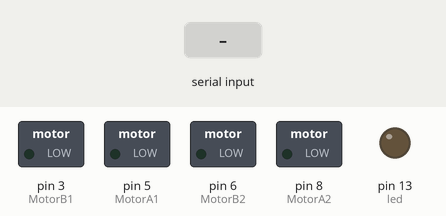
Recording of a sketch running on a simulated Arduino Uno, built with avr-gcc and run on an emulated ATmega328P. On the bench: switched loads named in the sketch (green lamp = pin HIGH), output pins drawn as LEDs (lit = HIGH). The test bench sets the inputs (shaded band).

Above: at 1.2 s.
1.3 s: "u" received over the second serial link
At 2.1 s:
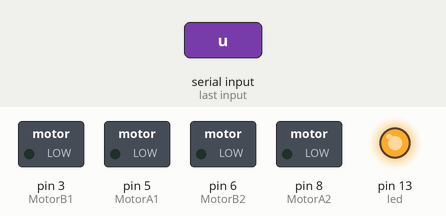
2.8 s: "0" received over the second serial link
At 3.3 s:
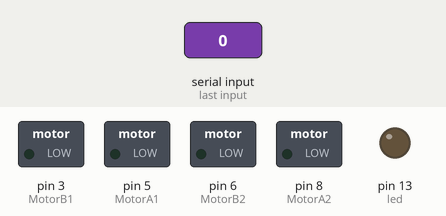
4.3 s: "d" received over the second serial link
At 5.7 s:
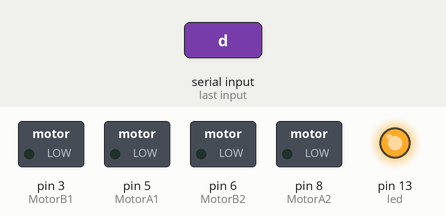
Timing chart, 0 to 7.3 s (numbered marks = the images above; inputs shaded):
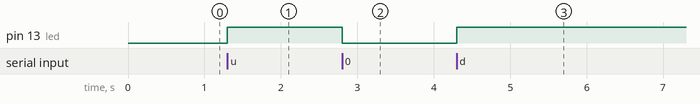

The sketch:

Remote_Template.ino
```cpp
#include <SoftwareSerial.h>
#include <Wire.h>
SoftwareSerial BTSerial(10,11);
byte cmd[128];
int cmd_len = 0;
int led = 13;
int MotorB1 = 3;
int MotorA1 = 5;
int MotorB2 = 6;
int MotorA2 = 8;

/* ▼▼▼▼▼ Finish your own functions below ▼▼▼▼▼ */

void btn_up(){
}

void btn_down(){
}

void btn_left(){
}

void btn_right(){
}

void btn_1(){
}

void btn_2(){
}

void btn_3(){
}

void btn_4(){
}

void btn_5(){
}

void btn_6(){
}

void btn_7(){
}

void btn_8(){
}

void btn_9(){
}

void btn_none(){
}


/* ▲▲▲▲▲ Finish your own functions above ▲▲▲▲▲ */

void setup(){
    Serial.begin(9600);
    BTSerial.begin(38400);
    pinMode(led, OUTPUT);
    pinMode(MotorB1, OUTPUT);
    pinMode(MotorA1, OUTPUT);
    pinMode(MotorB2, OUTPUT);
    pinMode(MotorA2, OUTPUT);
}

void loop(){
    char str[128];
    int cmd_tmp_size, tick = 0;
    while (tick < 128){
      cmd_tmp_size = BTSerial.available();
      for (int i=0; i<cmd_tmp_size; i++){cmd[(cmd_len++)%128] = char(BTSerial.read());}
      tick++;
    }
    if (cmd_len){
        sprintf(str,"%s",cmd);
        cmd[0] = '\0';
        if(str[0]=='0'){btn_none();}
        else if(str[0]=='u'){btn_up();}
        else if(str[0]=='d'){btn_down();}
        else if(str[0]=='l'){btn_left();}
        else if(str[0]=='r'){btn_right();}
        else if(str[0]=='1'){btn_1();}
        else if(str[0]=='2'){btn_2();}
        else if(str[0]=='3'){btn_3();}
        else if(str[0]=='4'){btn_4();}
        else if(str[0]=='5'){btn_5();}
        else if(str[0]=='6'){btn_6();}
        else if(str[0]=='7'){btn_7();}
        else if(str[0]=='8'){btn_8();}
        else if(str[0]=='9'){btn_9();}
        else{btn_none();}

        if(str[0]!='0'){digitalWrite(13,HIGH);}
        else{digitalWrite(13,LOW);}
    }
    cmd_len = 0;
}
```

Measured:
- after the input at 1.3 s, pin 13 (led): LOW → HIGH at once
- after the input at 2.8 s, pin 13 (led): HIGH → LOW at once
- after the input at 4.3 s, pin 13 (led): LOW → HIGH at once
